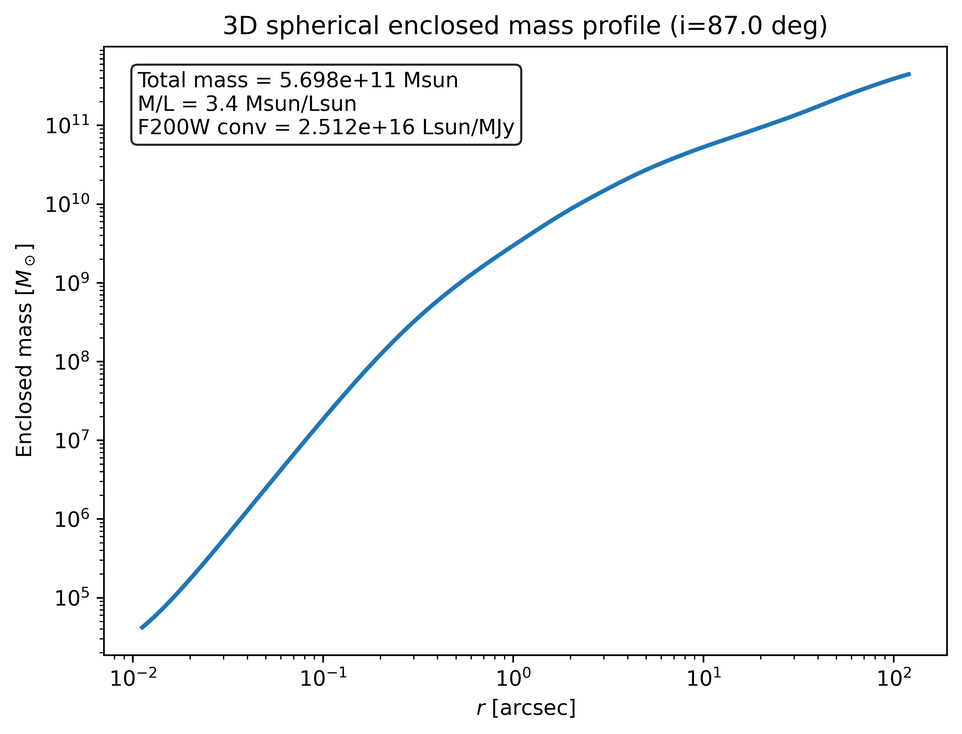
#> input picture mge_enclosed_mass_profile_3d.png, 962 x 734 px, shrunk from 3827 x 2920 before the run
$ python -i image_inverter.py   (imports and definitions only)
#> lines starting #> are read from the running program, lines starting #| are printed output that depends on the picture
#!/usr/bin/env python3
"""
Watch an input folder for new images and save inverted-color copies
to an output folder.

Requires:
    pip install pillow

Usage:
    python invert_watcher.py /path/to/input /path/to/output

Optional:
    python invert_watcher.py /path/to/input /path/to/output --interval 5
    python invert_watcher.py /path/to/input /path/to/output --recursive
"""

from __future__ import annotations

import argparse
import logging
import time
from pathlib import Path
from typing import Set

from PIL import Image, ImageOps

SUPPORTED_EXTENSIONS = {
    ".png",
    ".jpg",
    ".jpeg",
    ".bmp",
    ".tif",
    ".tiff",
    ".webp",
    ".gif",
}


def is_image_file(path: Path) -> bool:
    return path.is_file() and path.suffix.lower() in SUPPORTED_EXTENSIONS


def invert_image(input_path: Path, output_path: Path) -> None:
    """
    Open an image, invert its colors, and save it to output_path.
    Handles RGB, RGBA, grayscale, and palette images.
    """
#> called with input_path = '../mge_enclosed_mass_profile_3d.png', output_path = 'out.png'
    with Image.open(input_path) as img:
#> img is the input picture: PIL image 962x734 RGBA; mean R, G, B, A 247.5, 248, 248.4, 255
        img.load()

        if img.mode == "RGBA":
            r, g, b, a = img.split()
#> a: PIL image 962x734 L; every value is 255
            rgb = Image.merge("RGB", (r, g, b))
            inverted_rgb = ImageOps.invert(rgb)
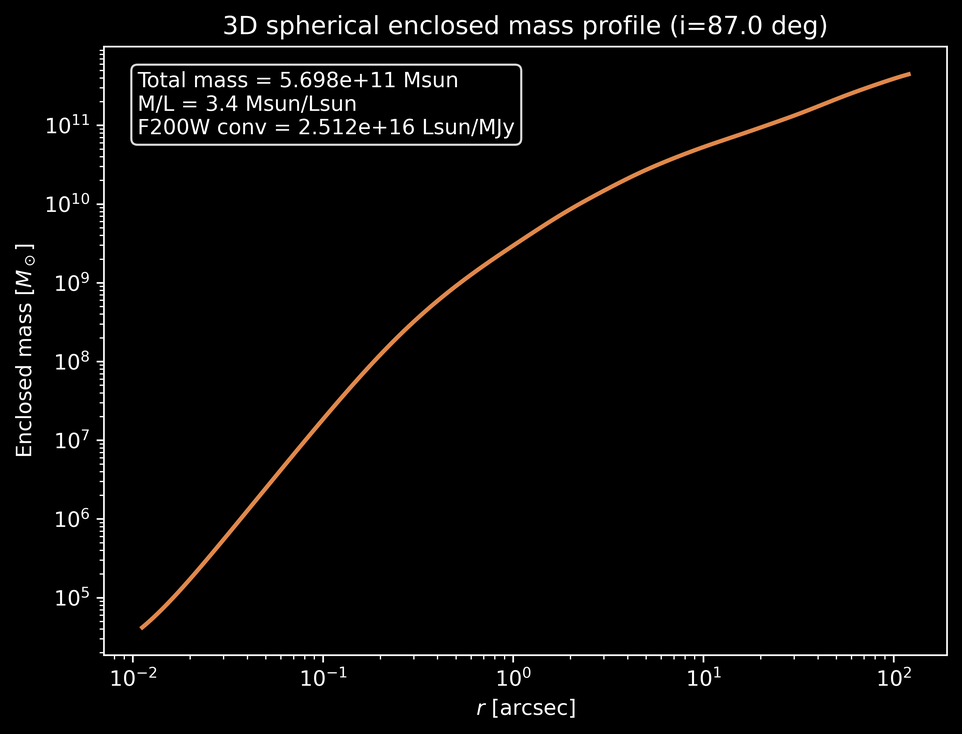
#> inverted_rgb: PIL image 962x734 RGB; mean R, G, B 7.5, 7, 6.6
            result = Image.merge("RGBA", (*inverted_rgb.split(), a))

        elif img.mode == "LA":
            l, a = img.split()
            inverted_l = ImageOps.invert(l)
            result = Image.merge("LA", (inverted_l, a))

        else:
            # Convert palette and other uncommon modes to RGB if needed
            if img.mode not in ("RGB", "L"):
                img = img.convert("RGB")
            result = ImageOps.invert(img)

#> (the run stopped early here; a loop or call above may not have finished)
